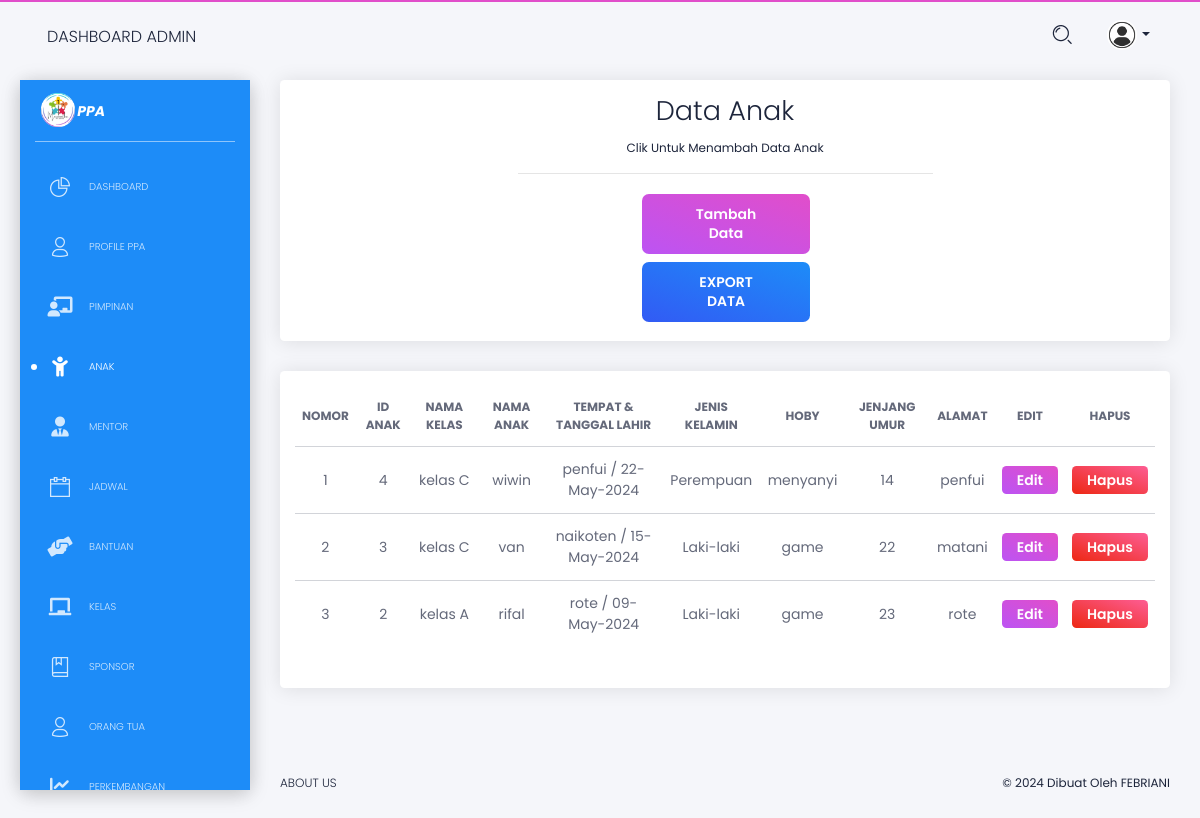
The page /pengguna/admin/admin_data_anak.php (signed in) on the database its author committed.
### tables this page shows
CREATE TABLE `anak` (
  `id_anak` int(25) NOT NULL,
  `id_kelas` int(25) NOT NULL,
  `nama` varchar(150) NOT NULL,
  `tempat_lahir` varchar(70) NOT NULL,
  `tanggal_lahir` varchar(70) NOT NULL,
  `jk` varchar(10) NOT NULL,
  `hoby` text NOT NULL,
  `jenjang_umur` varchar(12) NOT NULL,
  `alamat` text NOT NULL
);

CREATE TABLE `kelas` (
  `id_kelas` int(25) NOT NULL,
  `id_mentor` int(25) NOT NULL,
  `tahun_ajaran` varchar(150) NOT NULL,
  `nama_kelas` varchar(20) NOT NULL
);

### pengguna/admin/admin_data_anak.php (the view, shortened to what the rows shown need)
<!DOCTYPE html>
<html lang="en">
<head>
    <link href="https://use.fontawesome.com/releases/v5.0.6/css/all.css" rel="stylesheet">
    <link href="../../assets/css/nucleo-icons.css" rel="stylesheet" />
    <link href="../../assets/css/black-dashboard.css?v=1.0.0" rel="stylesheet" />
    <link href="../../assets/demo/demo.css" rel="stylesheet" />
    <link rel="stylesheet" href="https://cdnjs.cloudflare.com/ajax/libs/font-awesome/6.0.0-beta3/css/all.min.css">
</head>
<body class="white-content">
    <div class="wrapper">
        <div class="main-panel">
            <nav class="navbar navbar-expand-lg navbar-absolute navbar-transparent">
                <div class="container-fluid">
                    <div class="collapse navbar-collapse" id="navigation">
                        <ul class="navbar-nav ml-auto">
                            <li class="dropdown nav-item">
                                <a href="#" class="dropdown-toggle nav-link" data-toggle="dropdown">
                                    <div class="photo">
                                        <?php
                                        include '../../koneksi.php';
                                        if (isset($_SESSION['id_admin'])) {
                                            $id_admin = $_SESSION['id_admin'];
                                            $query = "SELECT * FROM admin WHERE id_admin = '$id_admin'";
                                            $result = mysqli_query($koneksi, $query);
                                            if ($result) {
                                                if (mysqli_num_rows($result) > 0) {
                                                    $admin = mysqli_fetch_assoc($result);
                                        ?>
                                        <?php if (!empty($admin['fp'])) : ?>
                                        <img class="avatar" src="data_fp/<?php echo $admin['fp']; ?>" alt="...">
                                        <?php else : ?>
                                        <img class="avatar" src="../../assets/img/anime3.png" alt="Profile Photo">
                                        <?php endif; ?>
                                        <?php
                                                } else {
                                                    echo "Tidak ada data admin.";
                                                }
                                            } else {
                                                echo "Gagal mengambil data admin: " . mysqli_error($koneksi);
                                            }
                                        } else {
                                            echo "Session id_admin tidak tersedia.";
                                        }
                                        ?>
                                    </div>
                                </a>
                            </li>
                        </ul>
                    </div>
                </div>
            </nav>
            <div class="content">
                <div class="row">
                    <div class="col-md-12">
                        <div class="card">
                            <div class="card-body">
                                <div class="places-buttons">
                                    <div class="row">
                                        <div class="col-md-6 ml-auto mr-auto text-center">
                                            <h2 class="card-title">
                                                Data Anak
                                            </h2>
                                        </div>
                                    </div>
                                </div>
                            </div>
                        </div>
                    </div>
                    <div class="col-md-12">
                        <div class="card ">
                            <div class="card-body">
                                <div class="table-responsive">
                                    <table class="table tablesorter " id="dataTable">
                                        <thead class=" text-primary">
                                            <tr>
                                                <th class="text-center">
                                                    Nomor
                                                </th>
                                                <th class="text-center">
                                                    ID Anak
                                                </th>
                                                <th class="text-center">
                                                    Nama Kelas
                                                </th>
                                                <th class="text-center">
                                                    Nama Anak
                                                </th>
                                                <th class="text-center">
                                                    Tempat & Tanggal Lahir
                                                </th>
                                                <th class="text-center">
                                                    Jenis Kelamin
                                                </th>
                                                <th class="text-center">
                                                    Hoby
                                                </th>
                                                <th class="text-center">
                                                    Jenjang Umur
                                                </th>
                                                <th class="text-center">
                                                    Alamat
                                                </th>
                                                <th class="text-center">
                                                    Edit
                                                </th>
                                                <th class="text-center">
                                                    Hapus
                                                </th>
                                            </tr>
                                        </thead>
                                        <tbody>
                                            <?php
                                            include '../../koneksi.php';
                                            $query = "SELECT anak.*, kelas.nama_kelas AS nama_kelas
FROM anak
LEFT JOIN kelas ON anak.id_kelas = kelas.id_kelas";
                                            $query .= " ORDER BY anak.id_anak DESC";
                                            $result = mysqli_query($koneksi, $query);
                                            $counter = 1;
                                            if ($result) {
                                                while ($row = mysqli_fetch_assoc($result)) {
                                                    $alamat_sambung = str_replace(array("\r", "\n"), '', nl2br($row['alamat']));
                                                    $tl = $row['tanggal_lahir'];
                                                    $tli = date('Y-m-d', strtotime($tl));
                                                    echo "<tr>";
                                                    echo "<td class='text-center'>" . $counter . "</td>";
                                                    echo "<td class='text-center'>" . $row['id_anak'] . "</td>";
                                                    echo "<td class='text-center'>" . $row['nama_kelas'] . "</td>";
                                                    echo "<td class='text-center'>" . $row['nama'] . "</td>";
                                                    echo "<td class='text-center'>" . $row['tempat_lahir'] . " / " . $row['tanggal_lahir'] . "</td>";
                                                    echo "<td class='text-center'>" . $row['jk'] . "</td>";
                                                    echo "<td class='text-center'>" . $row['hoby'] . "</td>";
                                                    echo "<td class='text-center'>" . $row['jenjang_umur'] . "</td>";
                                                    echo "<td class='text-center'>" . $alamat_sambung . "</td>";
                                                    echo "<td class='text-center'>
                                                            <button class='btn btn-primary btn-sm' onclick='openEditModal(
                                                                \"" . $row['id_kelas'] . "\",
                                                                \"" . $row['id_anak'] . "\",
                                                                \"" . $row['nama'] . "\",
                                                                \"" . $row['tempat_lahir'] . "\",
                                                                \"" . $tli . "\",
                                                                \"" . $row['jk'] . "\",
                                                                \"" . $row['hoby'] . "\",
                                                                \"" . $row['jenjang_umur'] . "\",
                                                                \"" . $alamat_sambung . "\"
                                                            )'>Edit</button>
                                                        </td>";
                                                    echo "<td class='text-center'>
                    <button class='btn btn-danger btn-sm' onclick='hapus(\"" . $row['id_anak'] . "\")'>Hapus</button>
            </td>";
                                                    echo "</tr>";
                                                    $counter++;
                                                }
                                            } else {
                                                echo "<td class='text-center'><h3>Gagal mengambil data dari database</h3></td>";
                                            }
                                            ?>
                                        </tbody>
                                    </table>
                                </div>
                            </div>
                        </div>
                    </div>
                </div>
            </div>
        </div>
    </div>
</body>
</html>

### rows shown on the page
anak: id_anak "4", id_kelas.nama_kelas "kelas C", nama "wiwin", tempat_lahir "penfui", tanggal_lahir "22-May-2024", jk "Perempuan", hoby "menyanyi", jenjang_umur "14", alamat "penfui"
anak: id_anak "3", id_kelas.nama_kelas "kelas C", nama "van", tempat_lahir "naikoten", tanggal_lahir "15-May-2024", jk "Laki-laki", hoby "game", jenjang_umur "22", alamat "matani"
anak: id_anak "2", id_kelas.nama_kelas "kelas A", nama "rifal", tempat_lahir "rote", tanggal_lahir "09-May-2024", jk "Laki-laki", hoby "game", jenjang_umur "23", alamat "rote"
